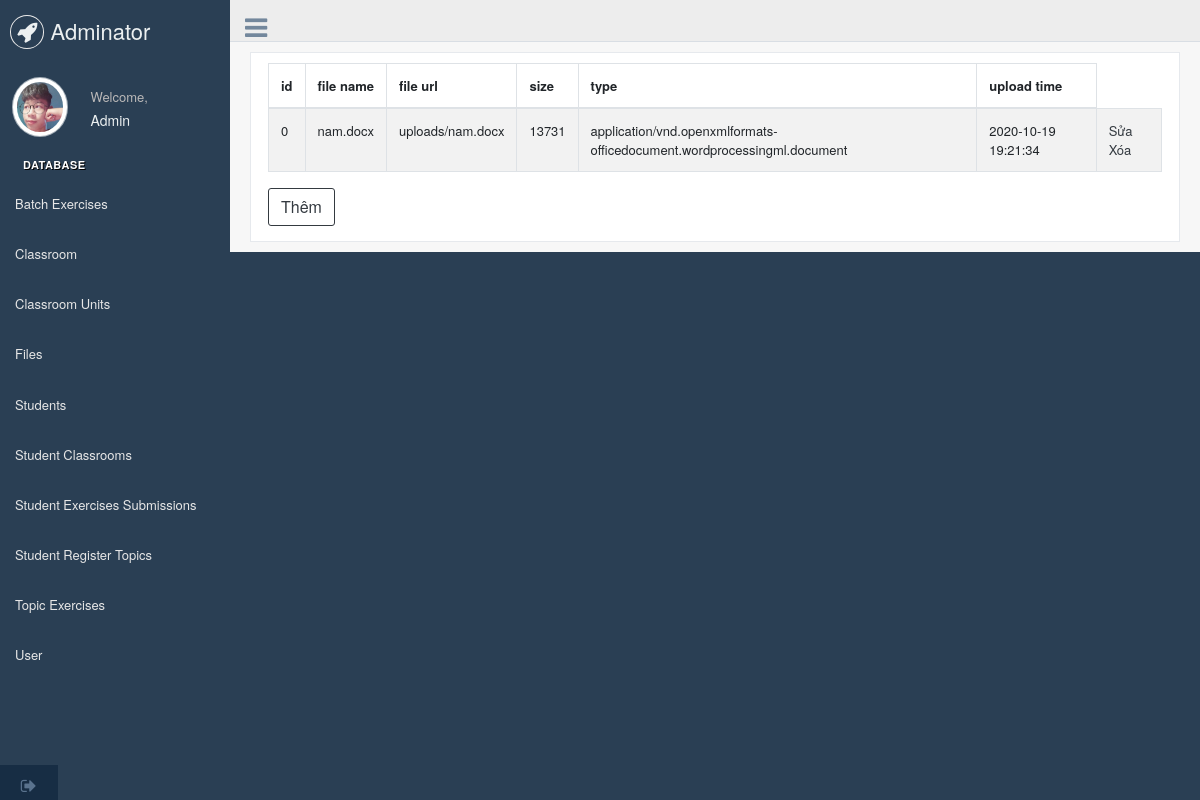
The page /manageDatabase.php?page=files (signed in) on the database its author committed.
### tables this page shows
CREATE TABLE `files` (
  `id` bigint(20) NOT NULL AUTO_INCREMENT,
  `file_name` varchar(255) NOT NULL,
  `file_url` varchar(255) NOT NULL,
  `size` bigint(20) DEFAULT NULL,
  `type` varchar(255) DEFAULT NULL,
  `upload_time` timestamp NOT NULL DEFAULT CURRENT_TIMESTAMP ON UPDATE CURRENT_TIMESTAMP,
  PRIMARY key (id)
);

### displayDB/files.php (the view, shortened to what this page needs)
<?php
	if(isset($_GET['edit'])){
		$sql = "select * from files
				where id = '".$_GET['edit']."'";
		$stmt = $conn->prepare($sql);
		$stmt->execute();
		$profile=$stmt->fetch(PDO::FETCH_ASSOC);
		include_once 'editDB/files_editDP.php';
		include_once 'editDB/files_editDB.php';
		if(isset($error))
        {
            foreach($error as $err)
            {
                ?>
              	<div class="container body">
                  	<div class="main_container">
                      	<div class="right_col" role="main">
                        	<div class="alert alert-danger">
                            <i class="fa fa-warning"></i> &nbsp; <?php echo $err; ?>
                        	</div>
                      	</div>
                  	</div>
              	</div>
	          	<?php
            }
        }
	}
	else{
?>
  <body class="nav-md">
    <div class="container body">
      <div class="main_container">
        <div class="right_col" role="main">
          <div class="row">
            <div class="col-md-12 col-sm-12 ">
              <div class="x_panel">
                <div class="row">
                  <div class="col-sm-12">
                    <div class="card-box table-responsive">
                    <table id="datatable" class="table table-striped table-bordered" style="width:100%">
                      <thead>
                        <tr>
                          	<th>id</th>
							<th>file name</th>
							<th>file url</th>
							<th>size</th>
							<th>type</th>
							<th>upload time</th>
                        </tr>
                      </thead>
                      <tbody>
<?php
	$sql = "select * from files";
	$stmt = $conn->prepare($sql);
	$stmt->execute();
	while($row=$stmt->fetch(PDO::FETCH_ASSOC)){
		echo '<tr><td>'.$row['id'].'</td>';
		echo '<td>'.$row['file_name'].'</td>';
		echo '<td>'.$row['file_url'].'</td>';
		echo '<td>'.$row['size'].'</td>';
		echo '<td>'.$row['type'].'</td>';
		echo '<td>'.$row['upload_time'].'</td>';
?>
		<td>
			<a href="manageDatabase.php?page=files&&edit=<?php echo $row['id'];?>" class=" btn-outline-dark ">Sửa</a>
			<a href="manageDatabase.php?page=files&&del=<?php echo $row['id'];?>" class=" btn-outline-dark ">Xóa</a>
		</td>
		</tr>
<?php
	}
?>
                      </tbody>
					</table>
					<a href="manageDatabase.php?page=files&&insert" class="btn btn-outline-dark" >Thêm</a>
                    </div>
                  </div>
                </div>
              </div>
            </div>
          </div>
        </div>
      </div>
	</div>
  </body>
</html>
<?php
	}
?>

### manageDatabase.php (shortened to what this page needs)
<?php
if(isset($_SESSION['id'])){
    require_once "progress/dbConnect.php";
?>
<!DOCTYPE html>
<html lang="en">
  <head>
    <link href="css/bootstrap.min.css" rel="stylesheet">
    <link href="css/font-awesome.min.css" rel="stylesheet">
    <link href="css/cssdb/custom.min.css" rel="stylesheet">
  </head>
  <body class="nav-md">
    <div class="container body">
      <div class="main_container">
            <div class="top_nav">
                <div class="nav_menu">
                    <div class="nav toggle">
                        <a id="menu_toggle"><i class="fa fa-bars"></i></a>
                    </div>
                </div>
            </div>
        <div class="col-md-3 left_col">
          <div class="left_col scroll-view">
            <div class="navbar nav_title" style="border: 0;">
              <a href="index.html" class="site_title"><i class="fa fa-rocket"></i> <span>Adminator</span></a>
            </div>
            <div class="profile clearfix">
              <div class="profile_pic">
                <img src="img/imgdb/ntluon.jpg" alt="..." class="img-circle profile_img">
              </div>
              <div class="profile_info">
                <span>Welcome,</span>
                <h2>Admin</h2>
              </div>
            </div>
            <br />
            <div id="sidebar-menu" class="main_menu_side hidden-print main_menu">
              <div class="menu_section">
                <h3>Database</h3>
                <ul class="nav side-menu">
                    <li><a href="manageDatabase.php?page=batch_exercises">Batch Exercises</a></li>
                    <li><a href="manageDatabase.php?page=class_rooms">Classroom</a></li>
                    <li><a href="manageDatabase.php?page=classroom_units">Classroom Units</a></li>
                    <li><a href="manageDatabase.php?page=files">Files</a></li>
                    <li><a href="manageDatabase.php?page=students">Students</a></li>
                    <li><a href="manageDatabase.php?page=student_classrooms">Student Classrooms</a></li>
                    <li><a href="manageDatabase.php?page=student_exercises_submissions">Student Exercises Submissions</a></li>
                    <li><a href="manageDatabase.php?page=student_register_topics">Student Register Topics</a></li>
                    <li><a href="manageDatabase.php?page=topic_exercises">Topic Exercises</a></li>
                    <li><a href="manageDatabase.php?page=user_">User</a></li>
                </ul>
              </div>
            </div>
            <div class="sidebar-footer hidden-small">
              <a data-toggle="tooltip" data-placement="top" title="Logout" href="loginAdmin.php">
                <span class="fa fa-sign-out" aria-hidden="true"></span>
              </a>
            </div>
          </div>
        </div>
        <?php
        $page = $_GET['page']??'batch_exercises';
        switch ($page)
        {
            case 'files':
                include_once 'displayDB/files.php';
                break;
        }
        ?>
</body>
</html>
<?php
}
else{
   header("location:loginAdmin.php");
}
?>

### rows shown on the page
files: id "0", file_name "nam.docx", file_url "uploads/nam.docx", size "13731", type "application/vnd.openxmlformats-officedocument.wordprocessingml.document", upload_time "2020-10-19 19:21:34"
